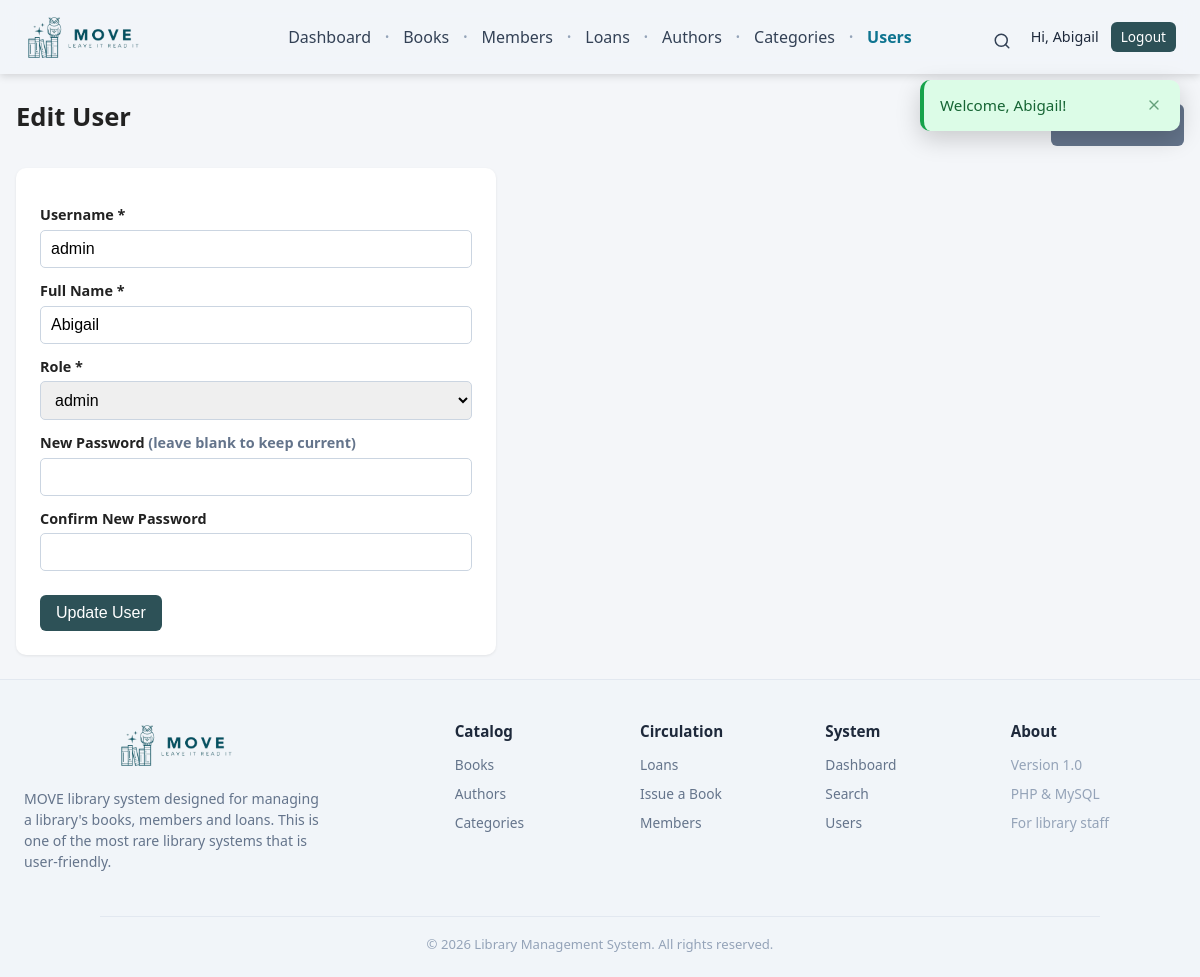
Page /users/edit.php?id=1 (signed in) on the committed database.
### tables this page shows
CREATE TABLE `users` (
  `id` int(11) NOT NULL AUTO_INCREMENT,
  `username` varchar(50) NOT NULL,
  `password` varchar(255) NOT NULL,
  `full_name` varchar(150) NOT NULL,
  `role` enum('admin','librarian') NOT NULL DEFAULT 'librarian',
  `created_at` timestamp NOT NULL DEFAULT current_timestamp(),
  PRIMARY KEY (`id`),
  UNIQUE KEY `username` (`username`)
);

### users/edit.php (the view, shortened to what this page needs)
<?php
require_once __DIR__ . '/../config/database.php';
$id = (int) ($_GET['id'] ?? $_POST['id'] ?? 0);
$stmt = $pdo->prepare('SELECT id, username, full_name, role FROM users WHERE id = ?');
$stmt->execute([$id]);
$user = $stmt->fetch();
$username = $user['username']; $full_name = $user['full_name']; $role = $user['role'];
require_once __DIR__ . '/../includes/header.php';
?>
<div class="toolbar">
    <h1>Edit User</h1>
    <a class="btn btn-secondary" href="index.php">&larr; Back to list</a>
</div>
<div class="form-card">
    <form method="post" action="edit.php">
        <label for="username">Username *</label>
        <input type="text" id="username" name="username" value="<?= e($username) ?>" required>
        <label for="full_name">Full Name *</label>
        <input type="text" id="full_name" name="full_name" value="<?= e($full_name) ?>" required>
        <label for="role">Role *</label>
        <select id="role" name="role" required>
            <option value="admin"     <?= $role === 'admin'     ? 'selected' : '' ?>>admin</option>
        </select>
        <label for="password">New Password <span class="text-muted">(leave blank to keep current)</span></label>
        <input type="password" id="password" name="password">
        <label for="password2">Confirm New Password</label>
        <input type="password" id="password2" name="password2">
        <br><br>
        <button type="submit" class="btn">Update User</button>
    </form>
</div>
<?php require_once __DIR__ . '/../includes/footer.php'; ?>

### assets/css/style.css (style rules this page uses)
* { box-sizing: border-box; margin: 0; padding: 0; }
body { font-family: "Segoe UI", Arial, sans-serif; background: #f4f6f9; color: #222; line-height: 1.5; -webkit-font-smoothing: antialiased; display: flex; flex-direction: column; min-height: 100vh; }
a { color: #2563eb; text-decoration: none; }
h1 { font-size: 1.6rem; margin-bottom: 16px; }
.form-card { background: #fff; padding: 24px; border-radius: 10px; box-shadow: 0 1px 3px rgba(0,0,0,.08); max-width: 480px; }
label { display: block; margin: 12px 0 4px; font-weight: 600; font-size: .9rem; }
input, select, textarea { width: 100%; padding: 9px 10px; border: 1px solid #cbd5e1; border-radius: 5px; font-size: 1rem; }
.btn { display: inline-block; background: #2d5157; color: #fff; padding: 9px 16px; border: none; border-radius: 6px; font-size: 1rem; cursor: pointer; text-decoration: none; transition: background .15s, transform .05s; }
.btn-secondary { background: #64748b; }
.toolbar { display: flex; justify-content: space-between; align-items: center; margin-bottom: 16px; gap: 12px; flex-wrap: wrap; }
.text-muted { color: #64748b; }

### rows in the picture
users: username "admin", full_name "Abigail", role "admin"

### other values in the picture
$_SESSION['full_name'] "Abigail"
$msg['text'] "Welcome, Abigail!"
